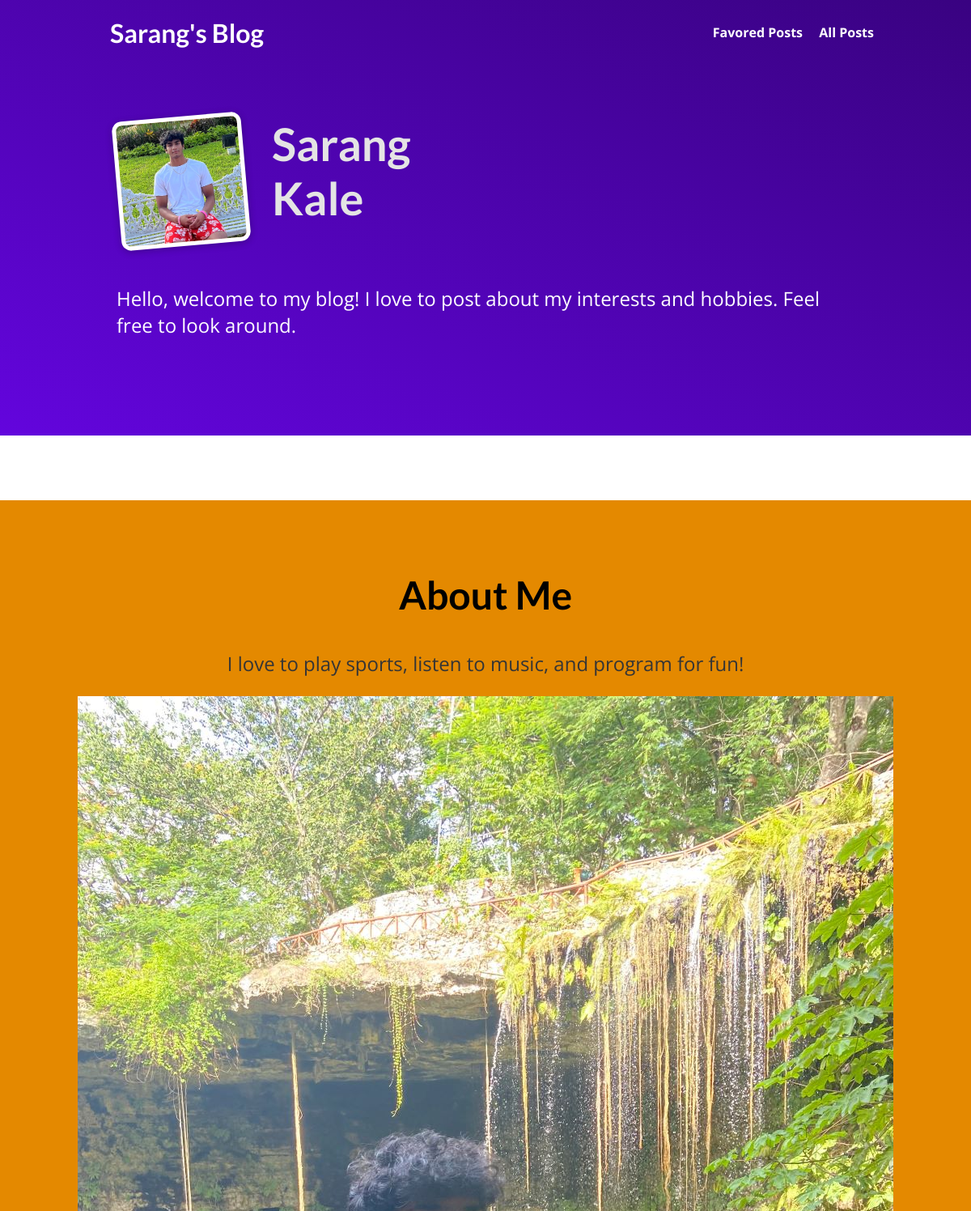
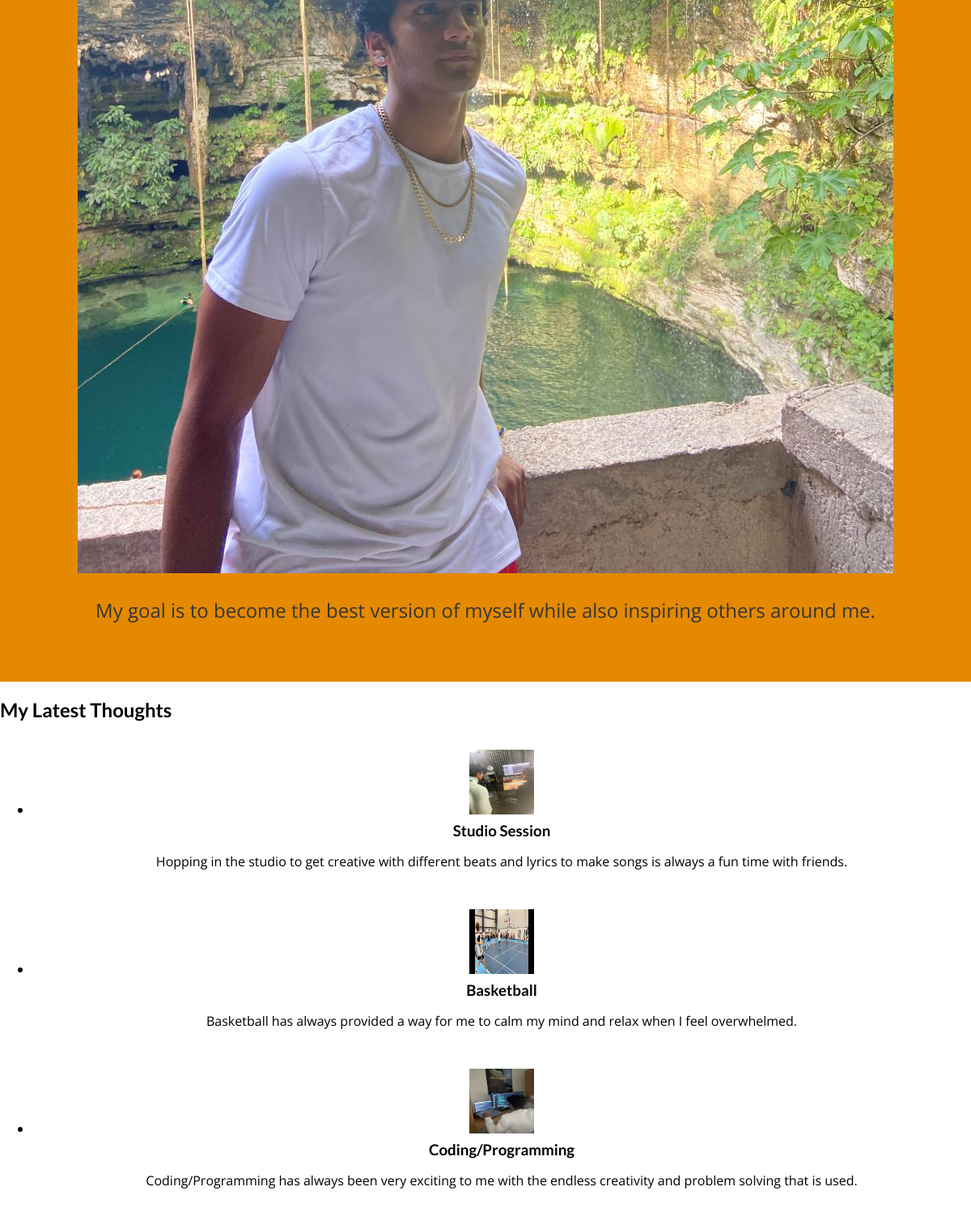
The page / on the database its author committed (2 pictures, top to bottom).
### blog/models.py (models this page shows, shortened)
class Post(models.Model):
    title = models.CharField(max_length=100)
    excerpt = models.CharField(max_length=200)
    image = models.ImageField(upload_to="posts", null=True)
    date = models.DateField(auto_now=True)
    slug = models.SlugField(unique=True, db_index=True)
    content = models.TextField(validators=[MinLengthValidator(10)])
    author = models.ForeignKey(Author, on_delete=models.SET_NULL, null=True, related_name="posts")
    tags = models.ManyToManyField(Tag)

### blog/views.py (the view)
# urls.py: path("", views.StartingPageView.as_view(), name = "starting-page"),
class StartingPageView(ListView):
    template_name = "blog/index.html"
    model = Post
    ordering = ["-date"] # can add extra entries , ""
    context_object_name = "posts"
    def get_queryset(self):
        queryset = super().get_queryset()
        data = queryset[:3]
        return data

### blog/templates/blog/index.html (shortened to what this page needs)
{% extends "base.html" %}
{% load static %}
{% block css_files %}
    <link rel="stylesheet" href="{% static "blog/index.css" %}"/>
{% endblock %}
{% block content %}
    <section id="welcome">
        <header>
            <img src="{% static "blog/images/selfportrait.jpg" %}" alt="Sarang - The Author Of This Blog"/>
            <h2>Sarang Kale</h2>
        </header>
        <p>Hello, welcome to my blog! I love to post about my interests and hobbies. Feel free to look around.</p>
    </section>
    <section id="about">
        <h2>About Me</h2>
        <p>
            I love to play sports, listen to music, and program for fun!
        </p>
        <img src="{% static "blog/images/SwampFlic.jpg" %}" alt="Sarang - The Author Of This Blog"/>
        <p>
            My goal is to become the best version of myself while also inspiring others around me.
        </p>
    </section>
    <section id="lastest-posts">
        <h2>My Latest Thoughts</h2>
        <ul>
            {% for post in posts %}
                {% include "blog/includes/post.html" %}
            {% endfor %}
        </ul>
    </section>
{% endblock %}

### blog/templates/blog/includes/post.html
<li>
    <article class="post">
        <a href="{% url "post-detail-page" post.slug %}">
            <img src="{{ post.image.url }}" alt="{{ post.title }}"/>
            <div class="post__content">
                <h3>{{ post.title }}</h3>
                <p>
                    {{ post.excerpt }}
                </p>
            </div>
        </a>
    </article>
</li>

### static/app.css (style rules this page uses)
* { box-sizing: border-box; }
html { font-family: 'Open Sans', 'Lato', sans-serif; }
body { margin: 0; }
h1, h2, h3 { font-family: 'Lato', sans-serif; font-weight: bold; }

### blog/static/blog/index.css (style rules this page uses)
#welcome { background: linear-gradient(to right top, #6305dd, #390281); padding: 6rem 12%; }
#welcome header { display: flex; align-items: flex-start; margin: 3rem auto; }
#welcome img { width: 10rem; height: 10rem; object-fit: cover; object-position: top; border: 5px solid white; border-radius: 12px; background-color: #ffe1bf; transform: rotateZ(-5deg); box-shadow: 0 2px 8px rgba(0, 0, 0, 0.25); }
#welcome h2 { font-size: 3.5rem; margin: 0 0 0 2rem; color: #e4e4e4; width: 10rem; }
#welcome p { color: white; font-size: 1.5rem; }
#about { text-align: center; padding: 3rem; background-color: #e48900; margin-top: 5rem; }
#about h2 { font-size: 3rem; }
#about p { font-size: 1.5rem; color: #353535; }
.post { display: flex; flex-direction: column; align-items: center; text-align: center; }
.post a { text-decoration: none; color: black; transition: all 0.2s ease; padding: 1rem; }
.post img { width: 5rem; height: 5rem; }
.post h3 { margin: 0.25rem 0; }

### rows shown on the page
Post: image (picture), title "Studio Session", excerpt "Hopping in the studio to get creative with different beats and lyrics to make songs is always a fun time with friends."
Post: image (picture), title "Basketball", excerpt "Basketball has always provided a way for me to calm my mind and relax when I feel overwhelmed."
Post: image (picture), title "Coding/Programming", excerpt "Coding/Programming has always been very exciting to me with the endless creativity and problem solving that is used."
